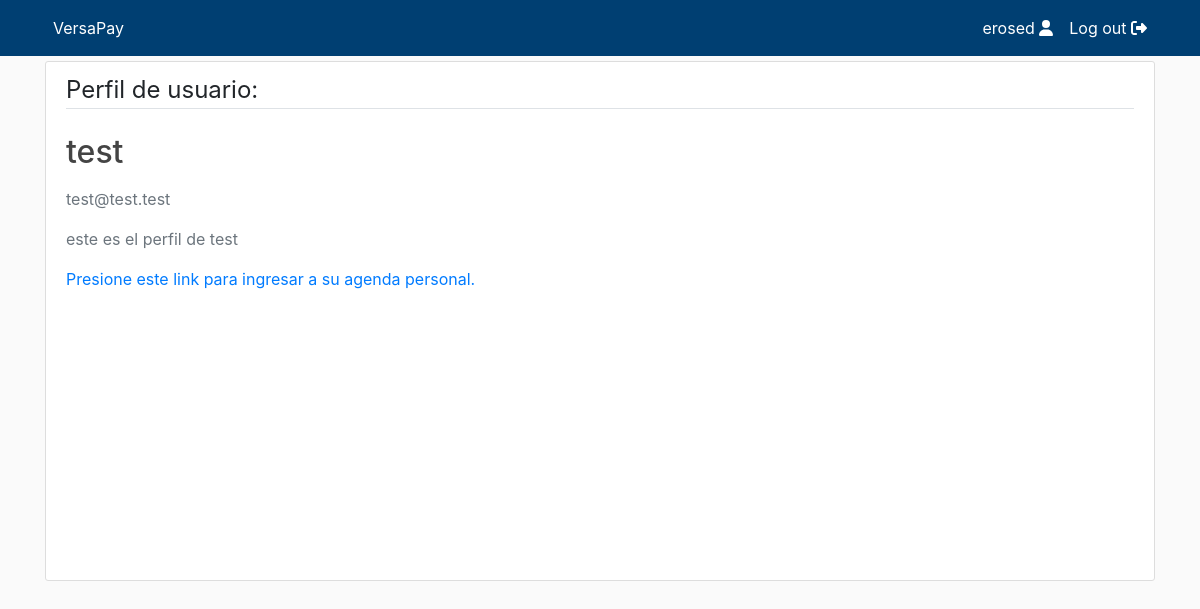
Page /profile/test/ (signed in) on the committed database.
### users/models.py (models this page shows, shortened)
class CustomUser(AbstractUser):
    STATUS = (
        ('regular', 'regular'),
        ('subscriber', 'subscriber'),
        ('moderator', 'moderator'),
    )
    email = models.EmailField(unique=True)
    status = models.CharField(max_length=100, choices=STATUS, default='regular')
    description = models.TextField("Description", max_length=600, default='', blank=True)

### users/views.py (the view, shortened to what this page needs)
# urls.py: path('profile/<username>/', views.profile, name='profile'),
def profile(request, username):
    user = get_user_model().objects.filter(username=username).first()
    if user:
        form = UserUpdateForm(instance=user)
        form.fields['description'].widget.attrs = {'rows': 1}
        return render(request, 'users/profile.html', context={'form': form})
    return redirect("homepage")

### users/templates/users/profile.html (shortened to what this page needs)
{% extends "main/header.html" %}
{% load crispy_forms_tags %}
{% block content %}
<div class="content-section col-lg-12 col-md-12 col-sm-12 tutorial-style" style="min-height:65vh;">
    <legend class="border-bottom mb-4">Perfil de usuario:</legend>
    <form method="POST" enctype="multipart/form-data">
        <div class="media">
            <div class="media-body">
                <h2 class="account-heading">{{ form.instance.username }}
                </h2>
                <p class="text-secondary">{{ form.instance.email }}</p>
                <p class="text-secondary">{{ form.instance.description }}</p>
                <a href="vergastos/">Presione este link para ingresar a su agenda personal.</a>
            </div>
        </div>
    </form>
</div>
{% endblock content %}

### main/templates/main/includes/navbar.html (shortened to what this page needs)
<header class="site-header" style="margin-bottom: 5px">
    <nav class="navbar navbar-expand-md navbar-color">
        <div class="container">
            <div class="navbar-nav">
                <a class="nav-item nav-link" href="/">VersaPay</a>
            </div>
            <div class="collapse navbar-collapse" id="navbarToggle">
                <div class="navbar-nav">
                    {% if user.is_authenticated %}
                        <a class="nav-item nav-link" href="{% url 'profile' user.username %}">
                            {{user.username}} <i class="fas fa-user"></i>
                        </a>
                        <a class="nav-item nav-link" href="{% url 'logout' %}">
                            Log out <i class="fas fa-sign-out-alt"></i>
                        </a>
                    {% endif %}
                </div>
            </div>
        </div>
    </nav>
</header>

### main/static/main/main.css (style rules this page uses)
:root { --footercolor: #003F72; --navbarcolor: #003F72; --btncolor: #003F72; --socialcolor: #003F72; --brightText: #ffffff; }
.navbar-color { background-color: var(--navbarcolor); }
body { background: #fafafa; }
h1, h2, h3, h4, h5, h6 { color: #444444; }
.site-header .navbar-nav .nav-link { color: var(--brightText); }
.content-section { background: #ffffff; padding: 10px 20px; border: 1px solid #dddddd; border-radius: 3px; margin-bottom: 20px; }

### rows in the picture
CustomUser: username "erosed"
CustomUser: instance.username "test", instance.email "test@test.test", instance.description "este es el perfil de test"
